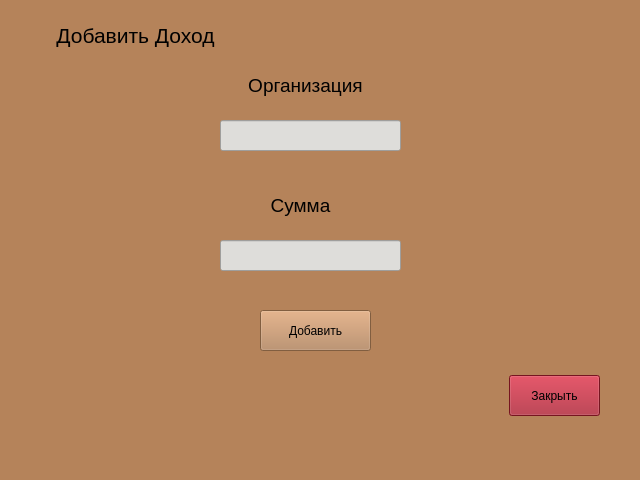
<?xml version="1.0" encoding="UTF-8"?>
<ui version="4.0">
 <class>MainWindow</class>
 <widget class="QMainWindow" name="MainWindow">
  <property name="geometry">
   <rect>
    <x>0</x>
    <y>0</y>
    <width>640</width>
    <height>480</height>
   </rect>
  </property>
  <property name="windowTitle">
   <string>MainWindow</string>
  </property>
  <property name="styleSheet">
   <string notr="true">background-color: rgb(181, 131, 90)</string>
  </property>
  <widget class="QWidget" name="centralwidget">
   <widget class="QLabel" name="label">
    <property name="geometry">
     <rect>
      <x>20</x>
      <y>0</y>
      <width>231</width>
      <height>71</height>
     </rect>
    </property>
    <property name="text">
     <string>&lt;html&gt;&lt;head/&gt;&lt;body&gt;&lt;p align=&quot;center&quot;&gt;&lt;span style=&quot; font-size:16pt;&quot;&gt;Добавить Доход&lt;/span&gt;&lt;/p&gt;&lt;/body&gt;&lt;/html&gt;</string>
    </property>
   </widget>
   <widget class="QLineEdit" name="lineEdit_ip">
    <property name="geometry">
     <rect>
      <x>220</x>
      <y>120</y>
      <width>181</width>
      <height>31</height>
     </rect>
    </property>
    <property name="styleSheet">
     <string notr="true">background-color: rgb(222, 221, 218);</string>
    </property>
   </widget>
   <widget class="QLabel" name="label_2">
    <property name="geometry">
     <rect>
      <x>240</x>
      <y>70</y>
      <width>131</width>
      <height>31</height>
     </rect>
    </property>
    <property name="text">
     <string>&lt;html&gt;&lt;head/&gt;&lt;body&gt;&lt;p align=&quot;center&quot;&gt;&lt;span style=&quot; font-size:14pt;&quot;&gt;Организация&lt;/span&gt;&lt;/p&gt;&lt;/body&gt;&lt;/html&gt;</string>
    </property>
   </widget>
   <widget class="QLabel" name="label_3">
    <property name="geometry">
     <rect>
      <x>260</x>
      <y>190</y>
      <width>81</width>
      <height>31</height>
     </rect>
    </property>
    <property name="text">
     <string>&lt;html&gt;&lt;head/&gt;&lt;body&gt;&lt;p align=&quot;center&quot;&gt;&lt;span style=&quot; font-size:14pt;&quot;&gt;Сумма&lt;/span&gt;&lt;/p&gt;&lt;/body&gt;&lt;/html&gt;</string>
    </property>
   </widget>
   <widget class="QLineEdit" name="lineEdit_income">
    <property name="geometry">
     <rect>
      <x>220</x>
      <y>240</y>
      <width>181</width>
      <height>31</height>
     </rect>
    </property>
    <property name="styleSheet">
     <string notr="true">background-color: rgb(222, 221, 218);</string>
    </property>
   </widget>
   <widget class="QPushButton" name="pushButton_db">
    <property name="geometry">
     <rect>
      <x>260</x>
      <y>310</y>
      <width>111</width>
      <height>41</height>
     </rect>
    </property>
    <property name="styleSheet">
     <string notr="true">font: 12pt &quot;Open Sans&quot;;</string>
    </property>
    <property name="text">
     <string>Добавить</string>
    </property>
   </widget>
   <widget class="QPushButton" name="pushButton_exit">
    <property name="geometry">
     <rect>
      <x>509</x>
      <y>375</y>
      <width>91</width>
      <height>41</height>
     </rect>
    </property>
    <property name="styleSheet">
     <string notr="true">background-color: rgb(165, 29, 45);
font: 12pt &quot;Open Sans&quot;;</string>
    </property>
    <property name="text">
     <string>Закрыть</string>
    </property>
   </widget>
  </widget>
  <widget class="QMenuBar" name="menubar">
   <property name="geometry">
    <rect>
     <x>0</x>
     <y>0</y>
     <width>640</width>
     <height>23</height>
    </rect>
   </property>
  </widget>
  <widget class="QStatusBar" name="statusbar"/>
 </widget>
 <resources/>
 <connections/>
</ui>
